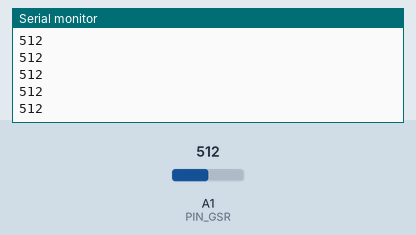
Recording of a sketch running on a simulated Arduino Uno, built with avr-gcc and run on an emulated ATmega328P. Shown: the last lines printed to the serial monitor. Inputs (shaded band) come from the test bench; at power-on: A1 (PIN_GSR) = 512.

Above: at 1.2 s.
1.3 s: A1 (PIN_GSR) set to 716
At 2.1 s:
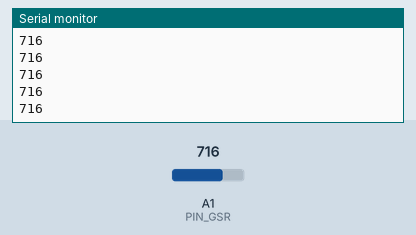
2.8 s: A1 (PIN_GSR) set to 900
At 3.5 s:
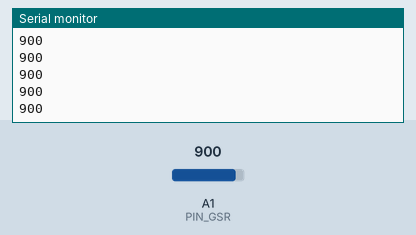
Timing chart, 0 to 5.8 s (numbered marks = the images above; inputs shaded):
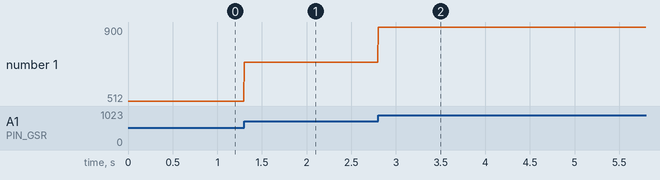

Measured:
- after the input at 1.3 s, the serial monitor: prints a new line at once (image 1)
- after the input at 2.8 s, the serial monitor: prints a new line at once (image 2)
- plotted number 1: 512 → 716 after the input at 1.3 s, 716 → 900 after the input at 2.8 s

The sketch:

belab.ino
```cpp
#include "def.h"
#include <SoftwareSerial.h>

SoftwareSerial BT(PIN_Rx, PIN_Tx);

/*
int sensorValue=0;
long resistance_average=0;
*/

int sensorValues[5];
char msg;

void setup(){
    // Serial
    Serial.begin(9600);

    // PIN Configuration
    pinMode(PIN_Rx, INPUT);
    pinMode(PIN_Tx, OUTPUT);

    // Bluetooth setting
    BT.begin(9600);
}

void loop(){
    sensorValues[0] = analogRead(A1);
    Serial.println(sensorValues[0]);
    delay(5);
}
```

def.h
```cpp
// GSR: Surface Resistance
#define PIN_GSR A1

// Bluetooth
#define PIN_Rx 9
#define PIN_Tx 10

// EMG: Myoware Muscle Sensor
#define PIN_EMG A2
```
